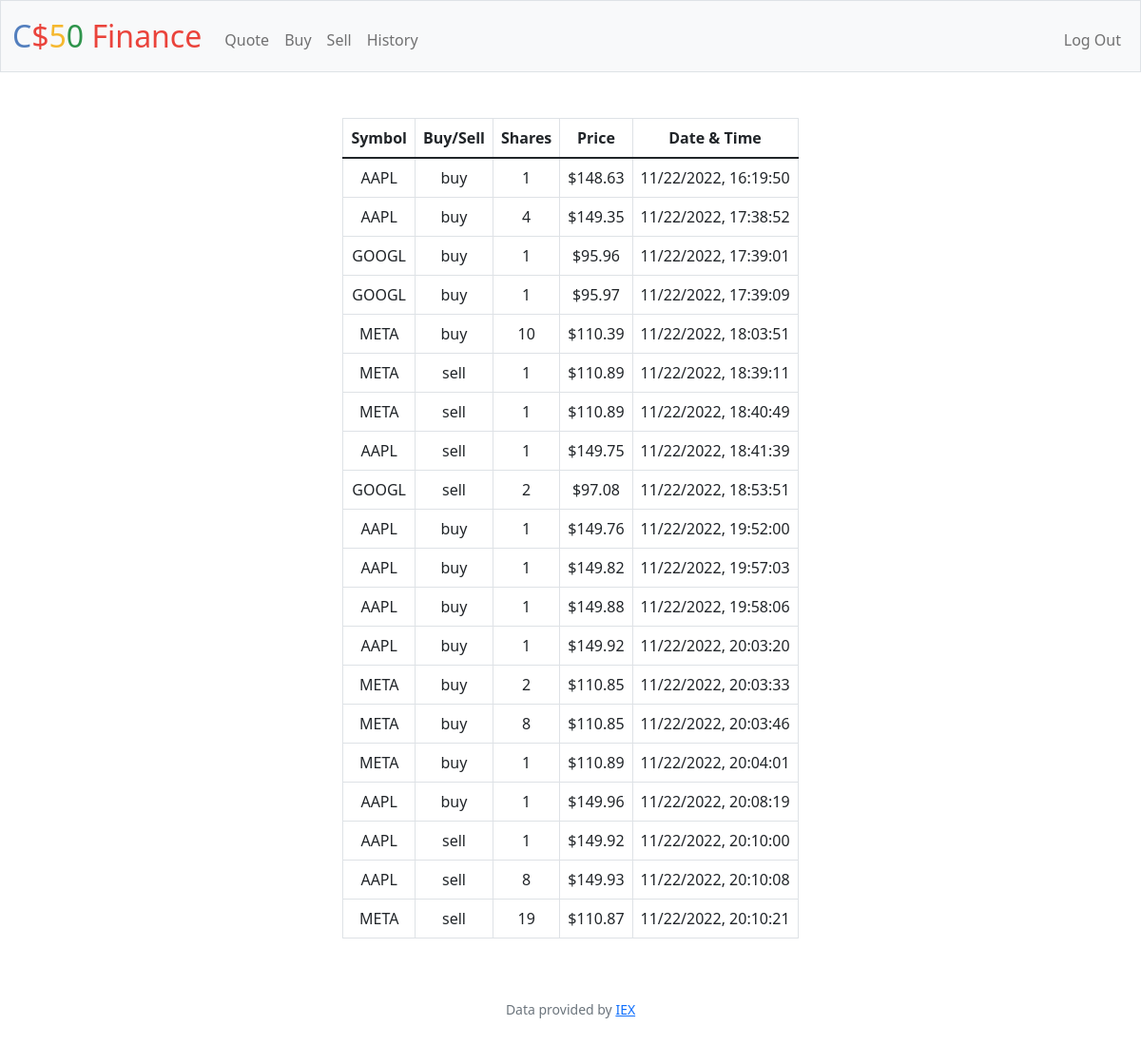
Screenshot of /history (signed in) with the database file from the repository.
### tables this page shows
CREATE TABLE 'transactions' ('id' INTEGER PRIMARY KEY AUTOINCREMENT NOT NULL, 'user_id' INTEGER NOT NULL, 'symbol' TEXT NOT NULL, 'price' NUMERIC NOT NULL, 'shares' NUMERIC NOT NULL, 'datetime' TEXT NOT NULL);

### app.py (the view)
@app.route("/history")
@login_required
def history():
    result = db.execute("SELECT * FROM transactions WHERE user_id = ?", session["user_id"])
    data = []
    for tran in result:
        tran_data = {}
        tran_data["symbol"] = tran["symbol"]
        tran_data["price"] = tran["price"]
        tran_data["shares"] = abs(tran["shares"])
        tran_data["datetime"] = tran["datetime"]
        if tran["shares"] < 0:
            tran_data["buysell"] = 'sell'
        else:
            tran_data["buysell"] = 'buy'
        data.append(tran_data)
    return render_template("history.html", data=data)

### app.py (called while the page is built)
@app.after_request
def after_request(response):
    response.headers["Cache-Control"] = "no-cache, no-store, must-revalidate"
    response.headers["Expires"] = 0
    response.headers["Pragma"] = "no-cache"
    return response

### helpers.py (called while the page is built)
def login_required(f):
    @wraps(f)
    def decorated_function(*args, **kwargs):
        if session.get("user_id") is None:
            return redirect("/login")
        return f(*args, **kwargs)
    return decorated_function

def usd(value):
    return f"${value:,.2f}"

### templates/history.html (shortened to what this page needs)
{% extends "layout.html" %}
{% block main %}
    <table class="table table-bordered mx-auto w-auto">
        <thead>
        <tr>
            <th>Symbol</th>
            <th>Buy/Sell</th>
            <th>Shares</th>
            <th>Price</th>
            <th>Date & Time</th>
        </tr>
        </thead>
        <tbody>
            {% for entry in data %}
            <tr>
                <td>{{ entry["symbol"] }}</td>
                <td>{{ entry["buysell"] }}</td>
                <td>{{ entry["shares"] }}</td>
                <td>{{ entry["price"] | usd }}</td>
                <td>{{ entry["datetime"] }}</td>
            </tr>
            {% endfor %}
        </tbody>
    </table>
{% endblock %}

### templates/layout.html (shortened to what this page needs)
<!DOCTYPE html>
<html lang="en">
    <head>
        <link href="https://cdn.jsdelivr.net/npm/bootstrap@5.1.3/dist/css/bootstrap.min.css" rel="stylesheet">
        <link href="/static/styles.css" rel="stylesheet">
    </head>
    <body>
        <nav class="bg-light border navbar navbar-expand-md navbar-light">
            <div class="container-fluid">
                <a class="navbar-brand" href="/"><span class="blue">C</span><span class="red">$</span><span class="yellow">5</span><span class="green">0</span> <span class="red">Finance</span></a>
                <div class="collapse navbar-collapse" id="navbar">
                    {% if session["user_id"] %}
                        <ul class="navbar-nav me-auto mt-2">
                            <li class="nav-item"><a class="nav-link" href="/quote">Quote</a></li>
                            <li class="nav-item"><a class="nav-link" href="/buy">Buy</a></li>
                            <li class="nav-item"><a class="nav-link" href="/sell">Sell</a></li>
                            <li class="nav-item"><a class="nav-link" href="/history">History</a></li>
                        </ul>
                        <ul class="navbar-nav ms-auto mt-2">
                            <li class="nav-item"><a class="nav-link" href="/logout">Log Out</a></li>
                        </ul>
                    {% else %}
                        <ul class="navbar-nav ms-auto mt-2">
                            <li class="nav-item"><a class="nav-link" href="/register">Register</a></li>
                            <li class="nav-item"><a class="nav-link" href="/login">Log In</a></li>
                        </ul>
                    {% endif %}
                </div>
            </div>
        </nav>
        <main class="container-fluid py-5 text-center">
            {% block main %}{% endblock %}
        </main>
        <footer class="mb-5 small text-center text-muted">
            Data provided by <a href="https://iexcloud.io/">IEX</a>
        </footer>
    </body>
</html>

### static/styles.css (style rules this page uses)
nav .navbar-brand { font-size: xx-large; }
nav .navbar-brand .blue { color: #537fbe; }
nav .navbar-brand .red { color: #ea433b; }
nav .navbar-brand .yellow { color: #f5b82e; }
nav .navbar-brand .green { color: #2e944b; }

### rows the page displays
transactions: symbol "AAPL", buysell "buy", shares "1", price "$148.63", datetime "11/22/2022, 16:19:50"
transactions: symbol "AAPL", buysell "buy", shares "4", price "$149.35", datetime "11/22/2022, 17:38:52"
transactions: symbol "GOOGL", buysell "buy", shares "1", price "$95.96", datetime "11/22/2022, 17:39:01"
transactions: symbol "GOOGL", buysell "buy", shares "1", price "$95.97", datetime "11/22/2022, 17:39:09"
transactions: symbol "META", buysell "buy", shares "10", price "$110.39", datetime "11/22/2022, 18:03:51"
transactions: symbol "META", buysell "sell", shares "1", price "$110.89", datetime "11/22/2022, 18:39:11"
transactions: symbol "META", buysell "sell", shares "1", price "$110.89", datetime "11/22/2022, 18:40:49"
transactions: symbol "AAPL", buysell "sell", shares "1", price "$149.75", datetime "11/22/2022, 18:41:39"
transactions: symbol "GOOGL", buysell "sell", shares "2", price "$97.08", datetime "11/22/2022, 18:53:51"
transactions: symbol "AAPL", buysell "buy", shares "1", price "$149.76", datetime "11/22/2022, 19:52:00"
transactions: symbol "AAPL", buysell "buy", shares "1", price "$149.82", datetime "11/22/2022, 19:57:03"
transactions: symbol "AAPL", buysell "buy", shares "1", price "$149.88", datetime "11/22/2022, 19:58:06"
transactions: symbol "AAPL", buysell "buy", shares "1", price "$149.92", datetime "11/22/2022, 20:03:20"
transactions: symbol "META", buysell "buy", shares "2", price "$110.85", datetime "11/22/2022, 20:03:33"
transactions: symbol "META", buysell "buy", shares "8", price "$110.85", datetime "11/22/2022, 20:03:46"
transactions: symbol "META", buysell "buy", shares "1", price "$110.89", datetime "11/22/2022, 20:04:01"
transactions: symbol "AAPL", buysell "buy", shares "1", price "$149.96", datetime "11/22/2022, 20:08:19"
transactions: symbol "AAPL", buysell "sell", shares "1", price "$149.92", datetime "11/22/2022, 20:10:00"
transactions: symbol "AAPL", buysell "sell", shares "8", price "$149.93", datetime "11/22/2022, 20:10:08"
transactions: symbol "META", buysell "sell", shares "19", price "$110.87", datetime "11/22/2022, 20:10:21"
